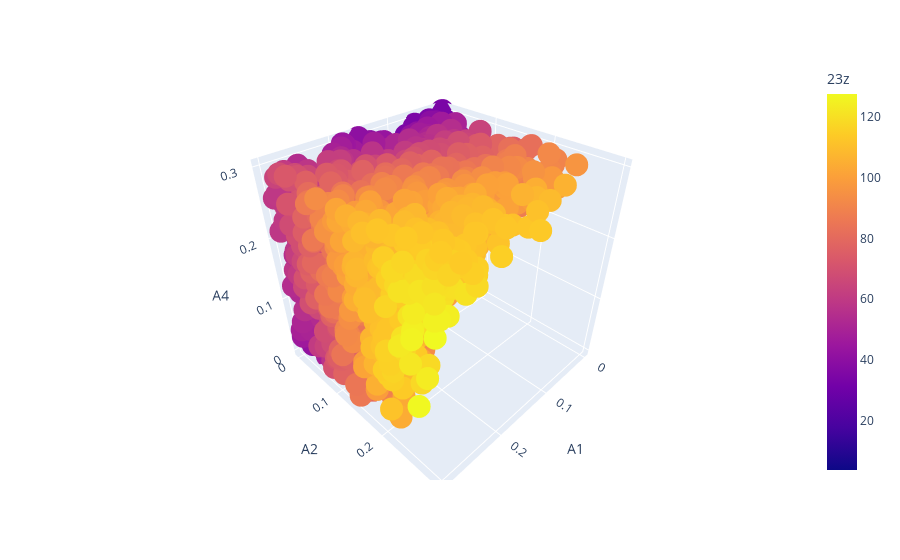

The notebook cell this image was saved under:
### Code cell
px.scatter_3d(df.sample(3_000), x="A1", y="A2", z="A4", color="23z")

### Figure 1 — Plotly figure (JSON) as saved in the notebook; plotly's stock layout.template omitted (floating-point values rounded to 4 significant figures; data arrays with more than 128 entries replaced by an {"elided": "..."} marker saying what was removed)
{"data": [{"hovertemplate": "A1=%{x}<br>A2=%{y}<br>A4=%{z}<br>23z=%{marker.color}<extra></extra>", "legendgroup": "", "marker": {"color": {"elided": "3000 float values"}, "coloraxis": "coloraxis", "symbol": "circle"}, "mode": "markers", "name": "", "scene": "scene", "showlegend": false, "type": "scatter3d", "x": {"elided": "3000 float values"}, "y": {"elided": "3000 float values"}, "z": {"elided": "3000 float values"}}], "layout": {"coloraxis": {"colorbar": {"title": {"text": "23z"}}, "colorscale": [[0, "#0d0887"], [0.1111, "#46039f"], [0.2222, "#7201a8"], [0.3333, "#9c179e"], [0.4444, "#bd3786"], [0.5556, "#d8576b"], [0.6667, "#ed7953"], [0.7778, "#fb9f3a"], [0.8889, "#fdca26"], [1, "#f0f921"]]}, "legend": {"tracegroupgap": 0}, "margin": {"t": 60}, "scene": {"domain": {"x": [0, 1], "y": [0, 1]}, "xaxis": {"title": {"text": "A1"}}, "yaxis": {"title": {"text": "A2"}}, "zaxis": {"title": {"text": "A4"}}}}}
